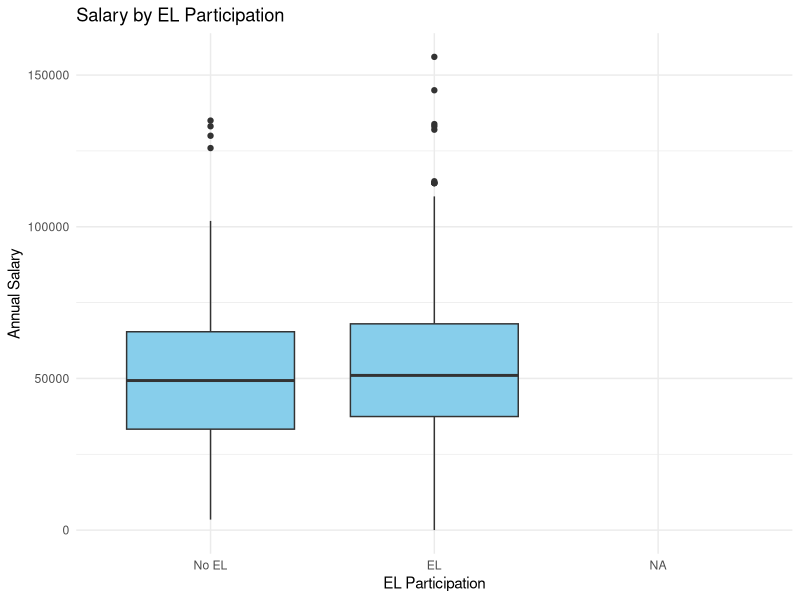
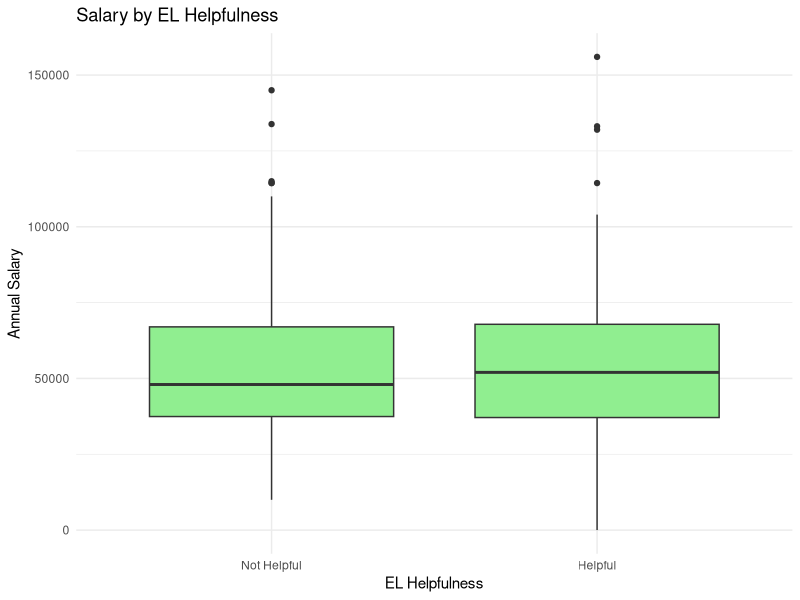
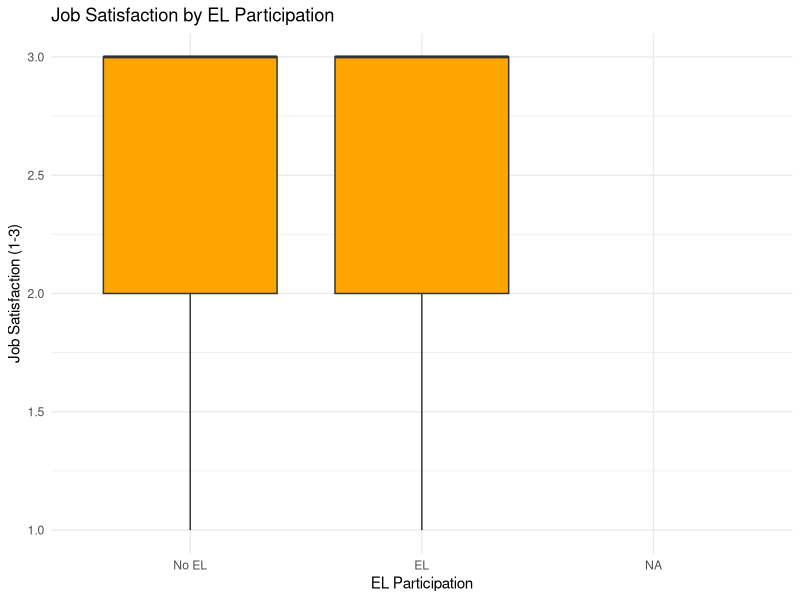
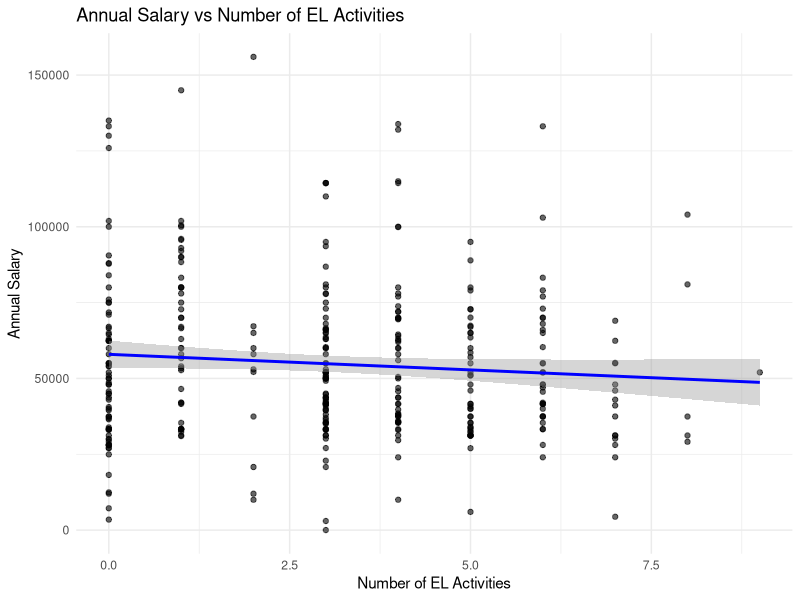
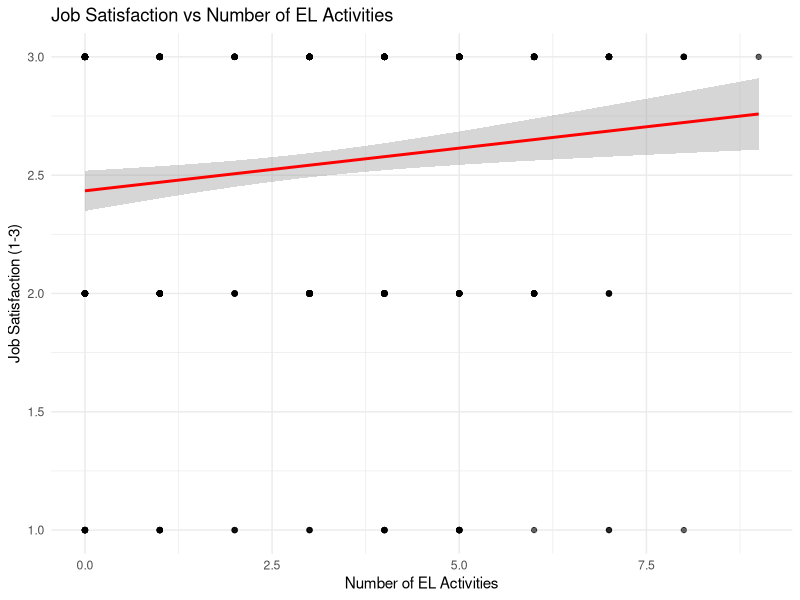

Reproduce these figures in R, in order.
# ================================
# Alumni Experiential Learning Analysis
# Visualization & Statistics
# ================================

library(tidyverse)
library(ggplot2)
library(scales)
library(broom)
library(dplyr)
library(tidyr)

# -------------------------------
# Load processed data
# -------------------------------
data <- read_csv("fds_2023_processed.csv", show_col_types = FALSE)

# -------------------------------
# Define factors for plotting
# -------------------------------
data <- data %>%
  mutate(
    el_participation_factor = factor(el_participation_binary, levels = c(0,1), labels = c("No EL","EL")),
    el_helpfulness_factor = factor(el_helpfulness_binary, levels = c(0,1), labels = c("Not Helpful","Helpful"))
  )

# -------------------------------
# Overall Salary Comparison by EL Participation
# -------------------------------
ggplot(data, aes(x = el_participation_factor, y = annual_salary)) +
  geom_boxplot(fill = "skyblue") +
  labs(x = "EL Participation", y = "Annual Salary", title = "Salary by EL Participation") +
  theme_minimal()

salary_participation_test <- t.test(
  annual_salary ~ el_participation_binary,
  data = data,
  na.action = na.omit
)
print(salary_participation_test)

# -------------------------------
# Salary Comparison by Helpfulness (Binary)
# -------------------------------
helpful_data <- data %>% filter(!is.na(annual_salary) & !is.na(el_helpfulness_binary))

ggplot(helpful_data, aes(x = el_helpfulness_factor, y = annual_salary)) +
  geom_boxplot(fill = "lightgreen") +
  labs(x = "EL Helpfulness", y = "Annual Salary", title = "Salary by EL Helpfulness") +
  theme_minimal()

salary_helpfulness_test <- t.test(
  annual_salary ~ el_helpfulness_binary,
  data = helpful_data,
  na.action = na.omit
)
print(salary_helpfulness_test)

# -------------------------------
# Job Satisfaction Comparison by EL Participation
# -------------------------------
ggplot(data, aes(x = el_participation_factor, y = job_alignment_num)) +
  geom_boxplot(fill = "orange") +
  labs(x = "EL Participation", y = "Job Satisfaction (1-3)", title = "Job Satisfaction by EL Participation") +
  theme_minimal()

job_satisfaction_test <- t.test(
  job_alignment_num ~ el_participation_binary,
  data = data,
  na.action = na.omit
)
print(job_satisfaction_test)

# -------------------------------
# Optional Extension: Number of EL Activities
# -------------------------------
el_count_salary_cor <- cor.test(data$el_count, data$annual_salary, use = "complete.obs")
el_count_satisfaction_cor <- cor.test(data$el_count, data$job_alignment_num, use = "complete.obs")

# Scatterplots
ggplot(data, aes(x = el_count, y = annual_salary)) +
  geom_point(alpha = 0.6) +
  geom_smooth(method = "lm", se = TRUE, color = "blue") +
  labs(x = "Number of EL Activities", y = "Annual Salary", title = "Annual Salary vs Number of EL Activities") +
  theme_minimal()

ggplot(data, aes(x = el_count, y = job_alignment_num)) +
  geom_point(alpha = 0.6) +
  geom_smooth(method = "lm", se = TRUE, color = "red") +
  labs(x = "Number of EL Activities", y = "Job Satisfaction (1-3)", title = "Job Satisfaction vs Number of EL Activities") +
  theme_minimal()

# -------------------------------
# College-Level Summary & T-Tests
# -------------------------------

# Exclude colleges with insufficient data
exclude_colleges <- c(
  NA, "Graduate School", "University of Montana", "College of Health Prof Biomed", "no college"
)

data_filtered <- data %>% filter(!recipient_primary_college %in% exclude_colleges)

# College summary for mean salary & job satisfaction
college_summary <- data_filtered %>%
  group_by(recipient_primary_college, el_participation_factor) %>%
  summarize(
    avg_salary = mean(annual_salary, na.rm = TRUE),
    avg_job_satisfaction = mean(job_alignment_num, na.rm = TRUE),
    n_salary = sum(!is.na(annual_salary)),
    n_satisfaction = sum(!is.na(job_alignment_num)),
    .groups = "drop"
  ) %>%
  arrange(recipient_primary_college)

print("College-Level Summary:")
print(college_summary)

# Initialize empty lists for t-test results
salary_tests <- list()
satisfaction_tests <- list()

colleges <- unique(data_filtered$recipient_primary_college)

for (col in colleges) {
  df_college <- data_filtered %>% filter(recipient_primary_college == col)
  
  # Salary t-test (if both groups have ≥2 obs)
  if (all(table(df_college$el_participation_binary[!is.na(df_college$annual_salary)]) >= 2)) {
    t_salary <- t.test(
      annual_salary ~ el_participation_binary,
      data = df_college,
      na.action = na.omit
    )
    
    salary_tests[[col]] <- tibble(
      college = col,
      mean_no_EL = mean(df_college$annual_salary[df_college$el_participation_binary == 0], na.rm = TRUE),
      mean_EL = mean(df_college$annual_salary[df_college$el_participation_binary == 1], na.rm = TRUE),
      t_stat = t_salary$statistic,
      df = t_salary$parameter,
      p_value = t_salary$p.value
    )
  }
  
  # Job satisfaction t-test
  if (all(table(df_college$el_participation_binary[!is.na(df_college$job_alignment_num)]) >= 2)) {
    t_satisfaction <- t.test(
      job_alignment_num ~ el_participation_binary,
      data = df_college,
      na.action = na.omit
    )
    
    satisfaction_tests[[col]] <- tibble(
      college = col,
      mean_no_EL = mean(df_college$job_alignment_num[df_college$el_participation_binary == 0], na.rm = TRUE),
      mean_EL = mean(df_college$job_alignment_num[df_college$el_participation_binary == 1], na.rm = TRUE),
      t_stat = t_satisfaction$statistic,
      df = t_satisfaction$parameter,
      p_value = t_satisfaction$p.value
    )
  }
}

# Combine t-test results
salary_tests_df <- bind_rows(salary_tests)
satisfaction_tests_df <- bind_rows(satisfaction_tests)

# -------------------------------
# Regression Models with Interaction (College-Specific EL Effects)
# -------------------------------

# Salary: EL Participation * College
salary_model <- lm(annual_salary ~ el_participation_binary * recipient_primary_college, data = data_filtered)
cat("\nRegression: Salary ~ EL Participation * College (College-Specific Effects)\n")
print(summary(salary_model))

# Job Satisfaction: EL Participation * College
satisfaction_model <- lm(job_alignment_num ~ el_participation_binary * recipient_primary_college, data = data_filtered)
cat("\nRegression: Job Satisfaction ~ EL Participation * College (College-Specific Effects)\n")
print(summary(satisfaction_model))

# Optional: Salary including more covariates
# salary_model_full <- lm(annual_salary ~ el_participation_binary + recipient_primary_college +
#                        recipient_gender + recipient_ethnicity, data = data_filtered)
# summary(salary_model_full)

# -------------------------------
# Tidy Regression Output for Interaction Models
# -------------------------------

# Function to calculate predicted means for each college
predicted_by_college <- function(model, college_var, el_var) {
  colleges <- unique(data_filtered[[college_var]])
  
  results <- lapply(colleges, function(col) {
    newdata <- data.frame(
      el_participation_binary = c(0,1),
      recipient_primary_college = col
    )
    
    preds <- predict(model, newdata = newdata, se.fit = TRUE)
    
    tibble(
      college = col,
      EL = c("No EL", "EL"),
      estimate = preds$fit,
      se = preds$se.fit
    )
  })
  
  # Combine results
  results_df <- bind_rows(results) %>%
    pivot_wider(
      names_from = EL,
      values_from = c(estimate, se)
    )
  
  # Rename columns to remove spaces
  names(results_df) <- gsub(" ", "_", names(results_df))
  
  # Compute difference and stats
  results_df <- results_df %>%
    mutate(
      difference = estimate_EL - estimate_No_EL,
      diff_se = sqrt(se_EL^2 + se_No_EL^2),
      t_value = difference / diff_se,
      p_value = 2 * pt(-abs(t_value), df = df.residual(model))
    ) %>%
    select(college, estimate_No_EL, estimate_EL, difference, t_value, p_value)
  
  return(results_df)
}

# Job Satisfaction predictions by college
job_satisfaction_by_college <- predicted_by_college(
  satisfaction_model,
  college_var = "recipient_primary_college",
  el_var = "el_participation_binary"
)

# Salary predictions by college
salary_by_college <- predicted_by_college(
  salary_model,
  college_var = "recipient_primary_college",
  el_var = "el_participation_binary"
)

# View
job_satisfaction_by_college
salary_by_college

# -------------------------------
# Structured Results Summary
# -------------------------------

cat("\n=====================\nOverall Results Summary\n=====================\n\n")

cat("1. Salary Comparison by EL Participation:\n")
print(salary_participation_test)

cat("\n2. Salary Comparison by EL Helpfulness (Binary):\n")
print(salary_helpfulness_test)

cat("\n3. Job Satisfaction Comparison by EL Participation:\n")
print(job_satisfaction_test)

cat("\n4. Correlation: Number of EL Activities vs Salary:\n")
print(el_count_salary_cor)

cat("\n5. Correlation: Number of EL Activities vs Job Satisfaction:\n")
print(el_count_satisfaction_cor)

cat("\n6. College-Level Average Salary and Job Satisfaction by EL Participation:\n")
print(college_summary)

cat("\n7. College-Level t-tests: Salary by EL Participation:\n")
print(salary_tests_df)

cat("\n8. College-Level t-tests: Job Satisfaction by EL Participation:\n")
print(satisfaction_tests_df)

cat("\n9. Predicted Salary by College (Accounting for College Size):\n")
print(salary_by_college)

cat("\n10. Predicted Job Satisfaction by College (Accounting for College Size):\n")
print(job_satisfaction_by_college)
